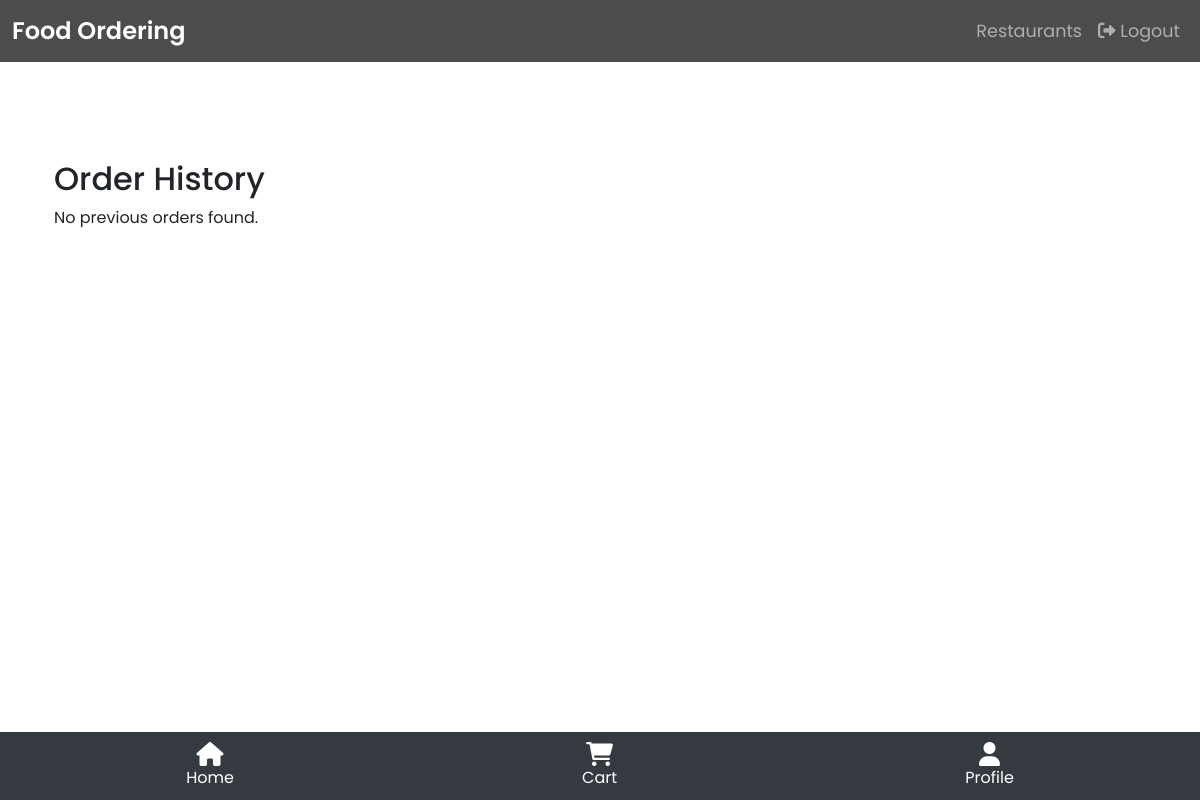
The app's page /order-history/ (signed in), older data.
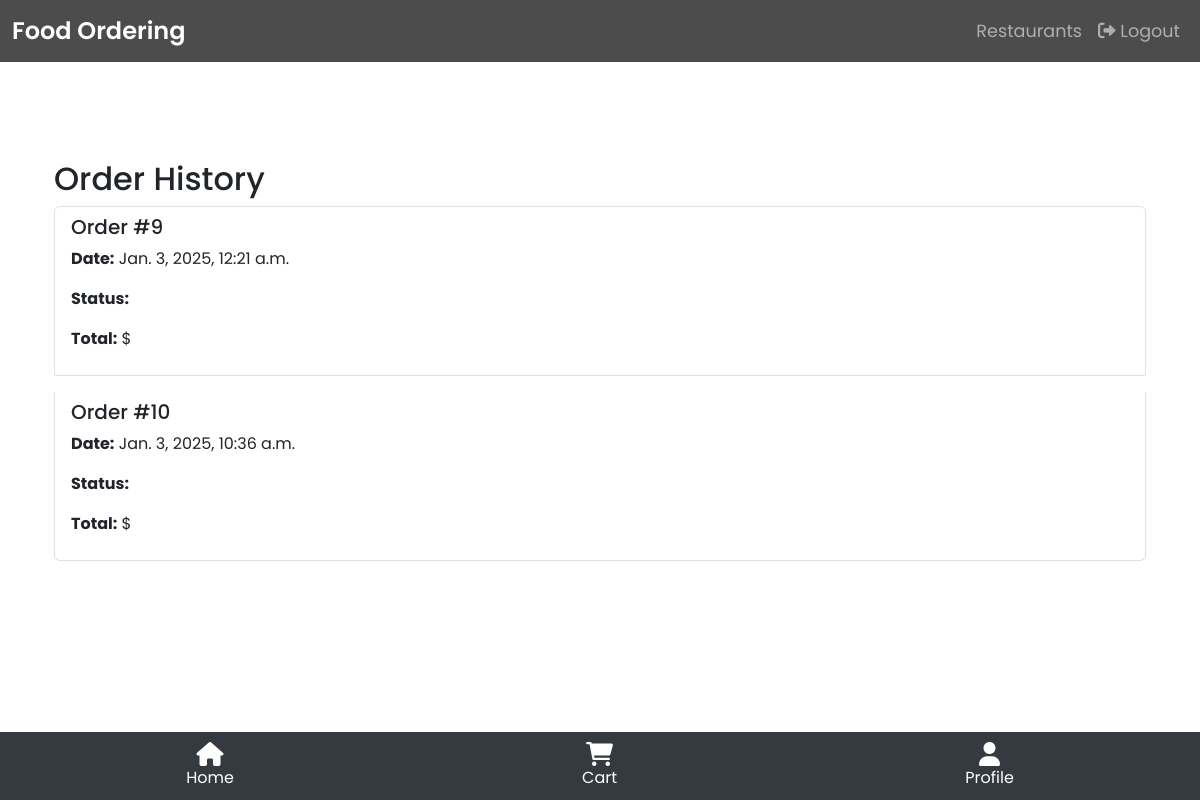
The same page, newer data.
### systemapp/models.py (models this page shows, shortened)
class Order(models.Model):
    STATUS_CHOICES = [
        ('Pending', 'Pending'),
        ('Confirmed', 'Confirmed'),
        ('Delivered', 'Delivered'),
        ('Cancelled', 'Cancelled'),
    ]
    user = models.ForeignKey(User, on_delete=models.CASCADE)
    date = models.DateTimeField(auto_now_add=True)
    total_price = models.DecimalField(max_digits=10, decimal_places=2)
    delivery_status = models.CharField(max_length=20, choices=STATUS_CHOICES, default='Pending')
    menu_items = models.ManyToManyField(MenuItem)

### systemapp/views.py (the view)
# urls.py: path('order-history/', views.order_history, name='order_history'),
@login_required
def order_history(request):
    orders = Order.objects.filter(user=request.user)
    return render(request, 'systemapp/order_history.html', {'orders': orders})

### systemapp/templates/systemapp/order_history.html (shortened to what this page needs)
{% extends 'systemapp/base.html' %}
{% block content %}
<div class="container mt-5">
  <h2>Order History</h2>
  {% if orders %}
    <div class="list-group">
      {% for order in orders %}
        <div class="list-group-item mb-3">
          <h5>Order #{{ order.id }}</h5>
          <p><strong>Date:</strong> {{ order.date }}</p>
          <p><strong>Status:</strong> {{ order.status }}</p>
          <p><strong>Total:</strong> ${{ order.total }}</p>
        </div>
      {% endfor %}
    </div>
  {% else %}
    <p>No previous orders found.</p>
  {% endif %}
</div>
{% endblock %}

Row changes from the older to the newer data that the page shows:
added Order: id "9", date "Jan. 3, 2025, 12:21 a.m."
added Order: id "10", date "Jan. 3, 2025, 10:36 a.m."
Text that changed along with them:
text no longer shown: "No previous orders found."
